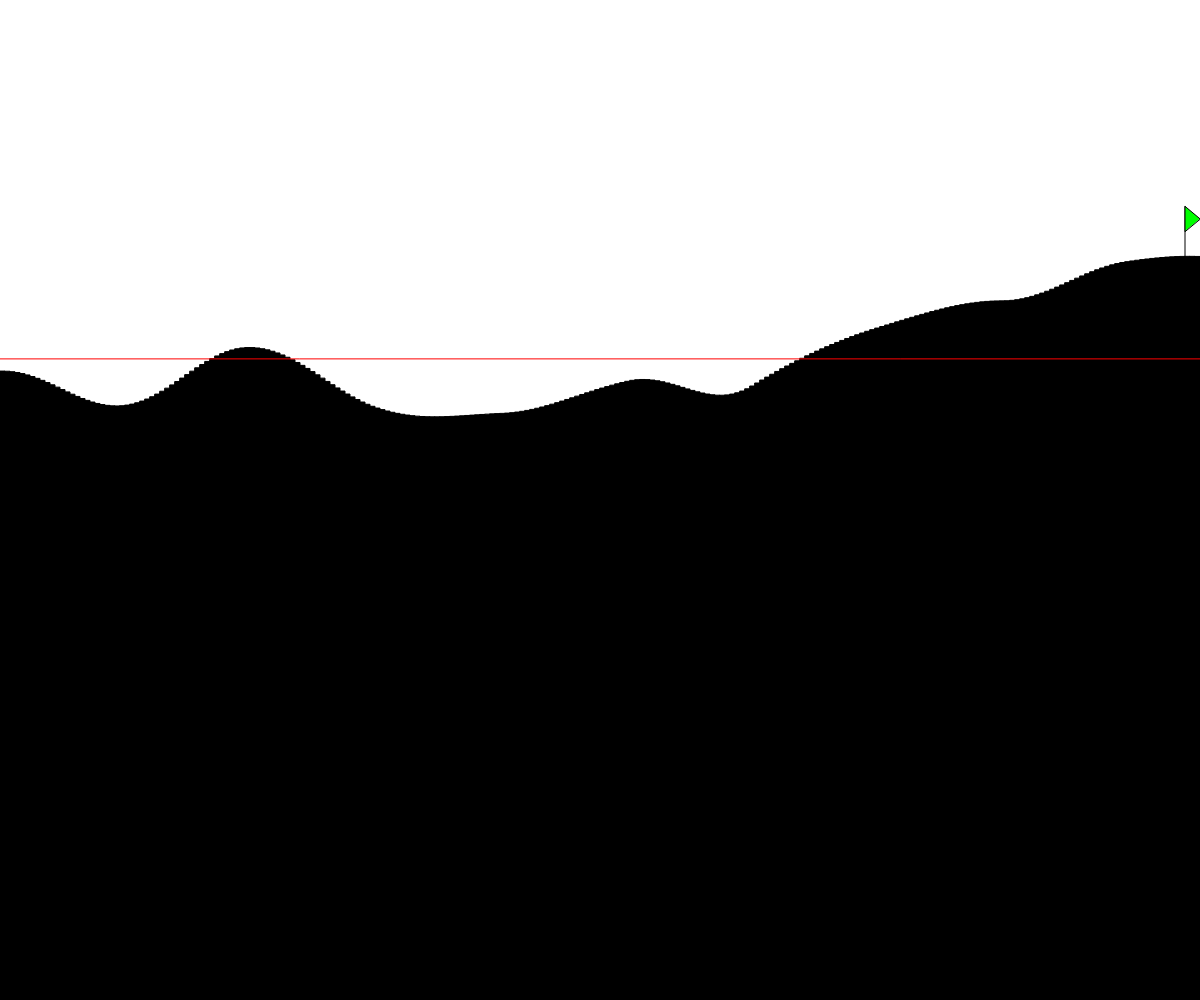
Frame 1 (no input)
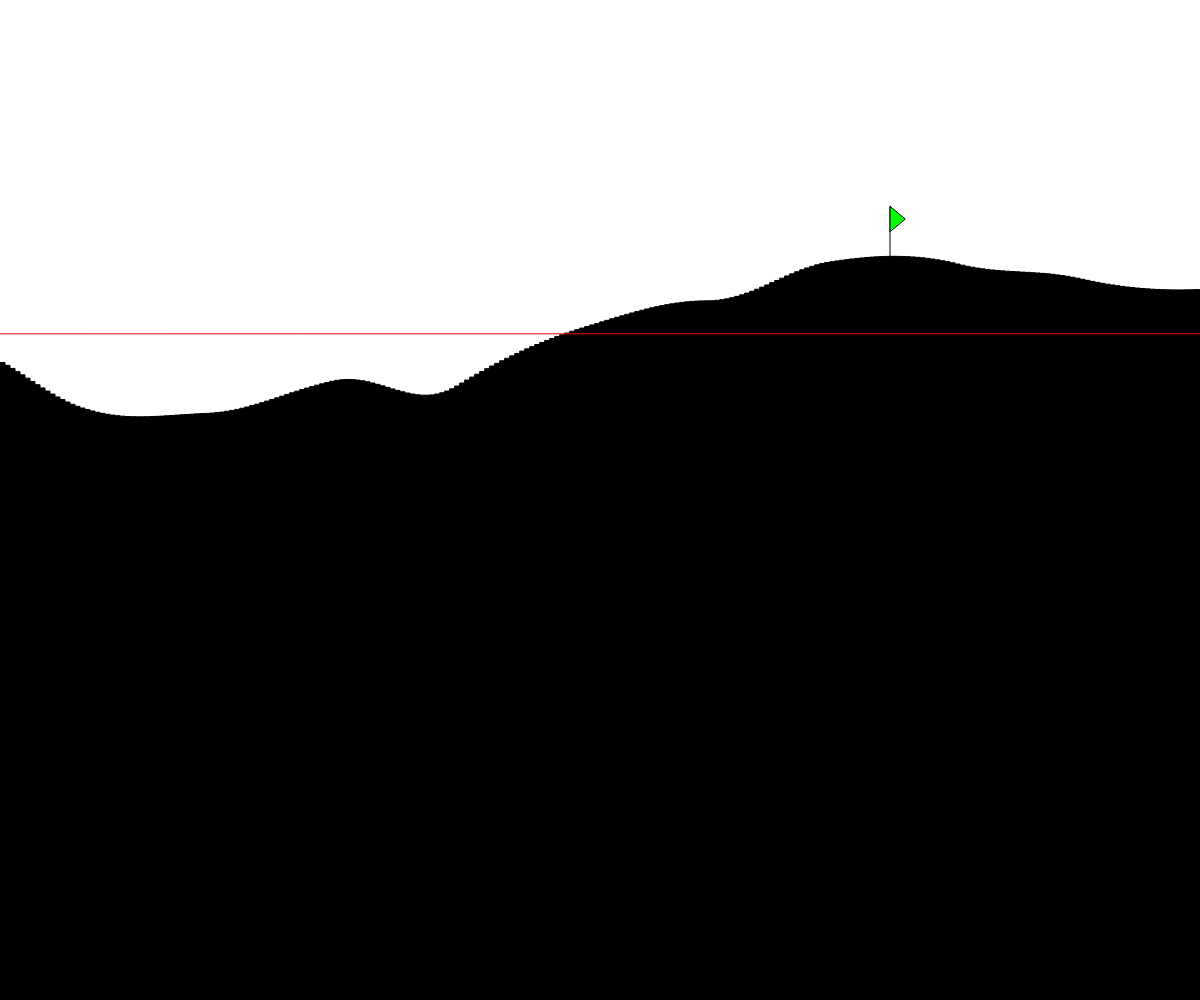
Frame 60 (no input)
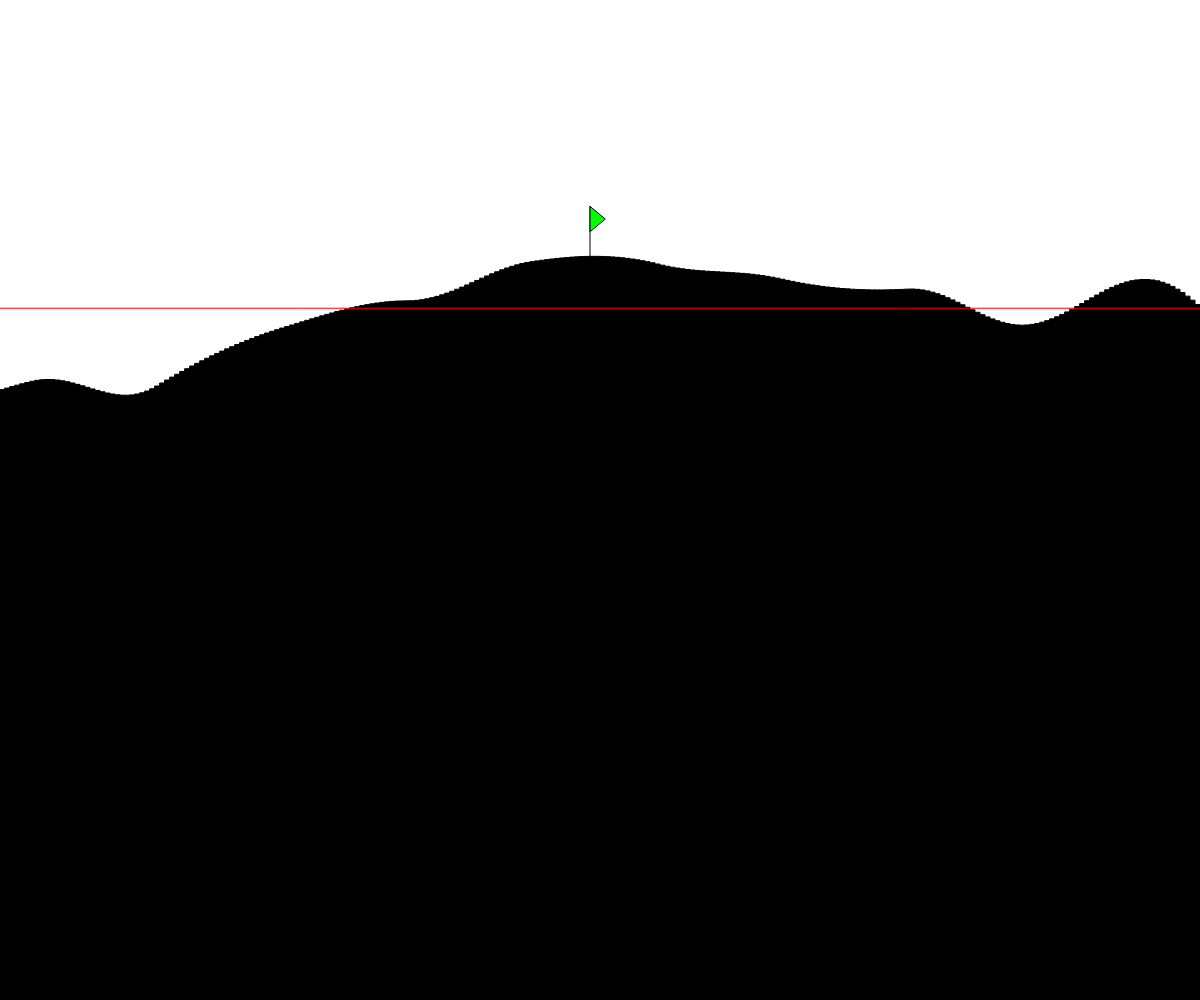
Frame 120 (the mouse pressed at the canvas centre since frame 60)

The p5.js sketch that drew these frames (run headless with seeded random() and noise() and a simulated clock; from frame 60 on, the mouse is pressed at the canvas centre):

// p5.js sketch
// ── sketch.js
// Perlin Noise Terrain Generation
// Treydon Olfert
// June 14, 2024
// Interactive terrain generation using Perlin noise

//Global variables
let rectWidth = 5;
let changeHeight = 5;

function setup() {
  createCanvas(windowWidth, windowHeight);
}

function drawRectangles(dHeight) { 
  //For every rectangle: uses noise on the input, dHeight, then maps it to the height of the canvas, then draws the rectangle, then increments the noise input.
  //Afterwards, draws average line and calls drawFlag() 
  let rectHeight;
  let currentHighest = -1;
  let highestX = 1;
  let sum = 0;
  let divisor = 0;
  fill(0); 
  for (let x = 0; x < width; x += rectWidth) {
    rectHeight = noise(dHeight);
    rectHeight = map(rectHeight,0,1,0,height);
    sum += rectHeight;
    divisor++; //sum and divisor are used to keep track of average height
    if (rectHeight < currentHighest || currentHighest === -1) { //rectHeight is from the top of the canvas, so the tallest rectangle should be the one with the lowest rectHeight 
      currentHighest = rectHeight;
      highestX = x;
    }
    dHeight += 0.005;
    rect(x,rectHeight,rectWidth,height);
  }
  stroke(255,0,0);
  line(0,sum/divisor,width,sum/divisor);
  stroke(0);
  drawFlag(highestX,currentHighest);
}

function drawFlag(x,y) { //draws the flag on the highest rectangle
  line(x,y,x,y-50);
  fill(0,255,0);
  triangle(x,y-25,x,y-50,x+15,y-37.5);
}

function keyPressed() { //increases/decreases rectangle width on arrow key presses. has a max of the width of the canvas and a minimum of 1 pixel
  if (keyCode === RIGHT_ARROW && rectWidth < width) {
    rectWidth++;
    drawRectangles();
  } else if (keyCode === LEFT_ARROW && rectWidth > 1) {
    rectWidth--;
    drawRectangles();
  }
}

function draw() { //draws the background, then draws the terrain, then changes the noise input slightly to give the panning effect
  background(255);
  drawRectangles(changeHeight);
  changeHeight+=0.005;
}
